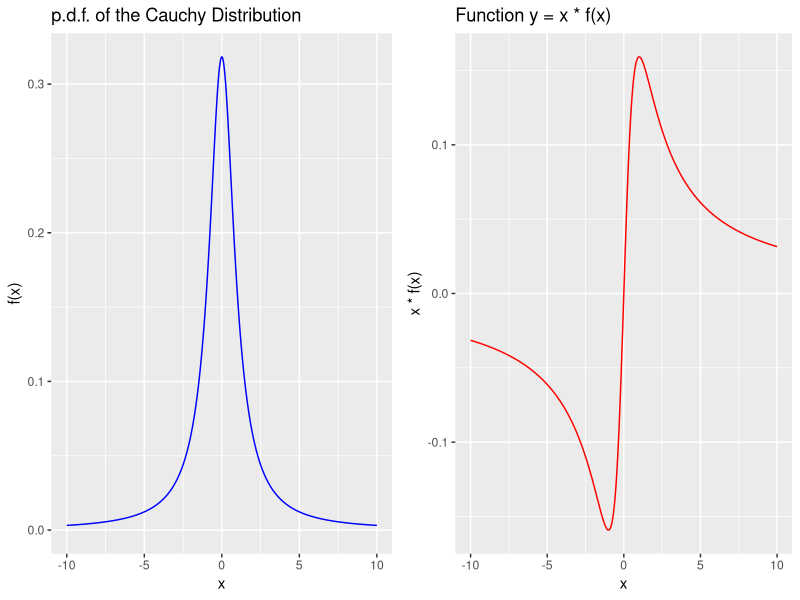

Here is the R script that generated this plot:
#Page 211

library(ggplot2)
library(gridExtra)

f <- function(x) {
  1 / (pi * (1 + x^2))
}

g <- function(x) {
  x / (pi * (1 + x^2))
}

x <- seq(-10, 10, length.out = 1000)

data_f <- data.frame(x = x, y = f(x))
data_g <- data.frame(x = x, y = g(x))

p1 <- ggplot(data_f, aes(x, y)) +
  geom_line(color = "blue") +
  ggtitle("p.d.f. of the Cauchy Distribution") +
  xlab("x") +
  ylab("f(x)")+
  ylim(0,1/pi)

p2 <- ggplot(data_g, aes(x, y)) +
  geom_line(color = "red") +
  ggtitle("Function y = x * f(x)") +
  xlab("x") +
  ylab("x * f(x)") +
  ylim(-1/(2*pi),1/(2*pi))

grid.arrange(p1, p2, ncol = 2)
